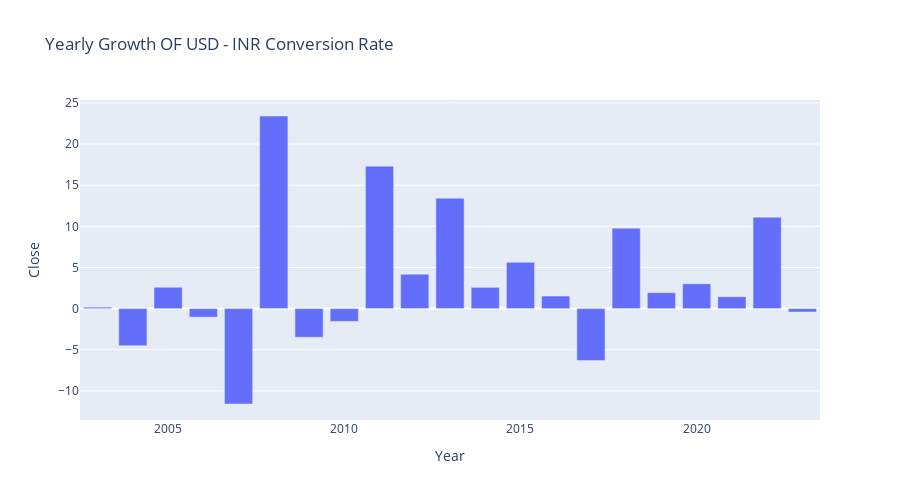

Write notebook code for a chart like this one.
### Code cell
import plotly.graph_objects as go
import plotly.io as pio

#Calculate Yearly Growth
growth = data.groupby('Year').agg({'Close': lambda x: (x.iloc[-1]-x.iloc[0])/x.iloc[0]*100})
growth

fig = go.Figure()
fig.add_trace(go.Bar(x=growth.index,
                     y=growth["Close"],
                     name="Yearly Growth"))
fig.update_layout(title = "Yearly Growth OF USD - INR Conversion Rate",
                  xaxis_title="Year",
                  yaxis_title="Close",
                  width=900,
                  height=500)
pio.show(fig)

### Figure 1 — Plotly figure (JSON) as saved in the notebook; plotly's stock layout.template omitted (floating-point values rounded to 4 significant figures)
{"data": [{"name": "Yearly Growth", "type": "bar", "x": [2003, 2004, 2005, 2006, 2007, 2008, 2009, 2010, 2011, 2012, 2013, 2014, 2015, 2016, 2017, 2018, 2019, 2020, 2021, 2022, 2023], "y": [0.1759, -4.505, 2.596, -1.034, -11.59, 23.4, -3.485, -1.555, 17.31, 4.19, 13.42, 2.585, 5.625, 1.53, -6.313, 9.777, 1.934, 3.015, 1.442, 11.11, -0.414]}], "layout": {"height": 500, "title": {"text": "Yearly Growth OF USD - INR Conversion Rate"}, "width": 900, "xaxis": {"title": {"text": "Year"}}, "yaxis": {"title": {"text": "Close"}}}}
